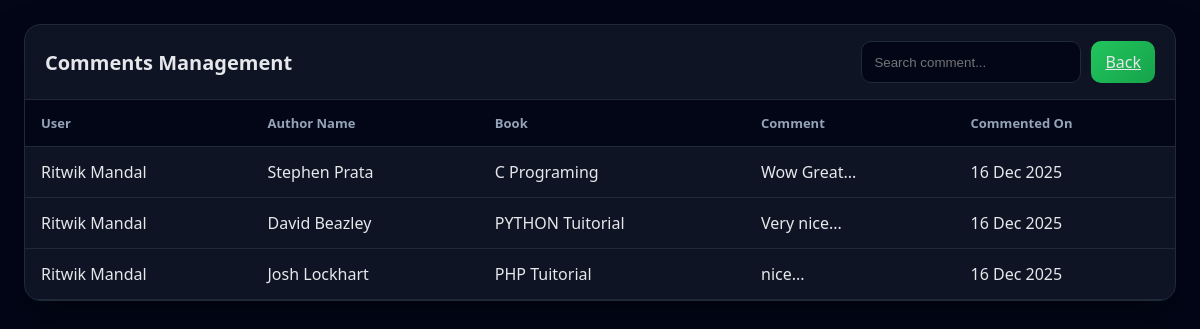
The app's page /admin/view_comments.php with its own data.
### tables this page shows
CREATE TABLE `comments` (
  `id` int(11) NOT NULL,
  `user_id` int(11) NOT NULL,
  `book_id` int(11) NOT NULL,
  `comment` text NOT NULL,
  `created_at` timestamp NOT NULL DEFAULT current_timestamp()
);

CREATE TABLE `users` (
  `id` int(11) NOT NULL,
  `name` varchar(100) NOT NULL,
  `email` varchar(100) NOT NULL,
  `password` varchar(255) NOT NULL,
  `role` enum('admin','author','user') NOT NULL,
  `status` enum('active','pending','blocked') DEFAULT 'active',
  `created_at` timestamp NOT NULL DEFAULT current_timestamp(),
  `profile_photo` varchar(255) DEFAULT NULL
);

CREATE TABLE `books` (
  `id` int(11) NOT NULL,
  `author_id` int(11) NOT NULL,
  `category_id` int(11) NOT NULL,
  `title` varchar(150) NOT NULL,
  `price` decimal(10,2) DEFAULT NULL,
  `book_file` varchar(255) DEFAULT NULL,
  `cover_image` varchar(255) DEFAULT NULL,
  `created_at` timestamp NOT NULL DEFAULT current_timestamp()
);

### admin/view_comments.php (the view, shortened to what this page needs)
<?php
include('database/connection.php');
?>
<div class="container">
  <div class="card">
    <div class="card-header">
      <div class="title">Comments Management</div>
      <div class="actions">
        <input id="commentSearch" class="search" placeholder="Search comment..." />
        <a href="index.php" class="btn primary">Back</a>
      </div>
    </div>
    <div class="table-wrap">
      <table>
        <thead>
          <tr>
            <th>User</th>
            <th>Author Name</th>
            <th>Book</th>
            <th>Comment</th>
            <th>Commented On</th>
          </tr>
        </thead>
        <tbody id="commentTable">
          <?php
            $query = "SELECT
                    comments.comment,
                    comments.created_at,
                    u.name AS user_name,
                    a.name AS author_name,
                    books.title AS book_title
                FROM comments
                JOIN users u ON u.id = comments.user_id
                JOIN books ON books.id = comments.book_id
                JOIN users a ON a.id = books.author_id
                ORDER BY comments.created_at DESC
                ";
            $result = mysqli_query($conn, $query);
            if (mysqli_num_rows($result) > 0) {
              while ($row = mysqli_fetch_assoc($result)) {
            ?>
          <tr>
            <td><?php echo $row['user_name']; ?></td>
            <td><?php echo $row['author_name'] ?></td>
            <td><?php echo $row['book_title']; ?></td>
            <td><?php echo htmlspecialchars(substr($row['comment'],0,80)); ?>...</td>
            <td><?php echo date('d M Y', strtotime($row['created_at'])); ?></td>
          </tr>
          <?php
              }
            } else {
              echo "<tr><td colspan='5' style='text-align:center'>No comments found.</td></tr>";
            }
          ?>
        </tbody>
      </table>
    </div>
  </div>
</div>

### admin/view_comments.php (style rules this page uses)
* { box-sizing:border-box }
.container { padding:24px }
.card { background:rgba(17,24,39,.85);backdrop-filter: blur(6px);border:1px solid var(--border);border-radius:16px;box-shadow:0 20px 40px rgba(0,0,0,.35);overflow:hidden; }
.card-header { display:flex;gap:12px;align-items:center;justify-content:space-between;padding:16px 20px;border-bottom:1px solid var(--border); }
.title { font-size:20px;font-weight:700 }
.actions { display:flex;gap:10px }
.search { background:#020617;border:1px solid var(--border);color:var(--text);border-radius:10px;padding:10px 12px;min-width:220px }
.btn { border:1px solid var(--border);background:#020617;color:var(--text);border-radius:10px;padding:10px 14px;cursor:pointer }
.btn.primary { background:linear-gradient(135deg,#22c55e,#16a34a);border:none }
.table-wrap { overflow:auto }
table { width:100%;border-collapse:separate;border-spacing:0 }
thead th { position:sticky;top:0;z-index:1;background:#020617;color:var(--muted);text-align:left;font-weight:600;font-size:13px;padding:14px 16px;border-bottom:1px solid var(--border) }
tbody td { padding:14px 16px;border-bottom:1px solid var(--border) }

### records on screen
comments: user.name "Ritwik Mandal", users.name "Stephen Prata", book.title "C Programing", comment "Wow Great", created_at "16 Dec 2025"
comments: user.name "Ritwik Mandal", users.name "David Beazley", book.title "PYTHON Tuitorial", comment "Very nice", created_at "16 Dec 2025"
comments: user.name "Ritwik Mandal", users.name "Josh Lockhart", book.title "PHP Tuitorial", comment "nice", created_at "16 Dec 2025"
